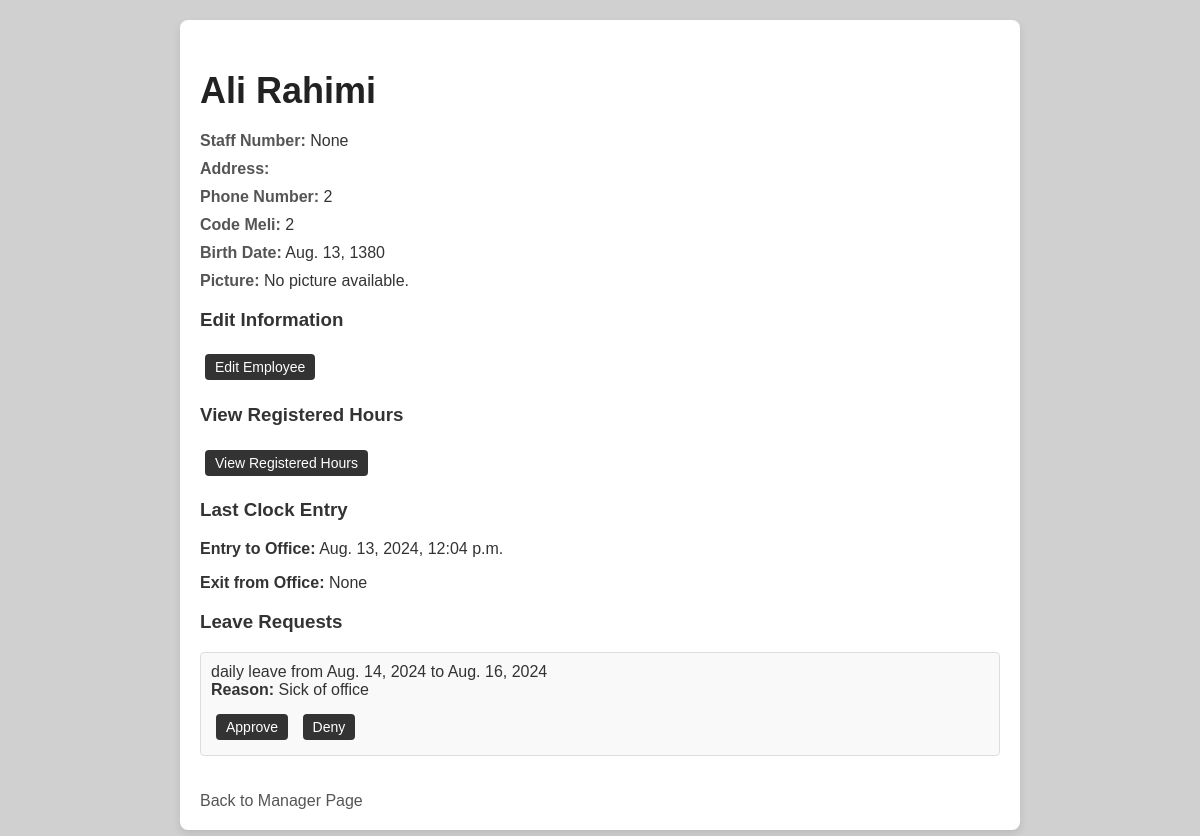
The app's page /employee/5/ (signed in), older data.
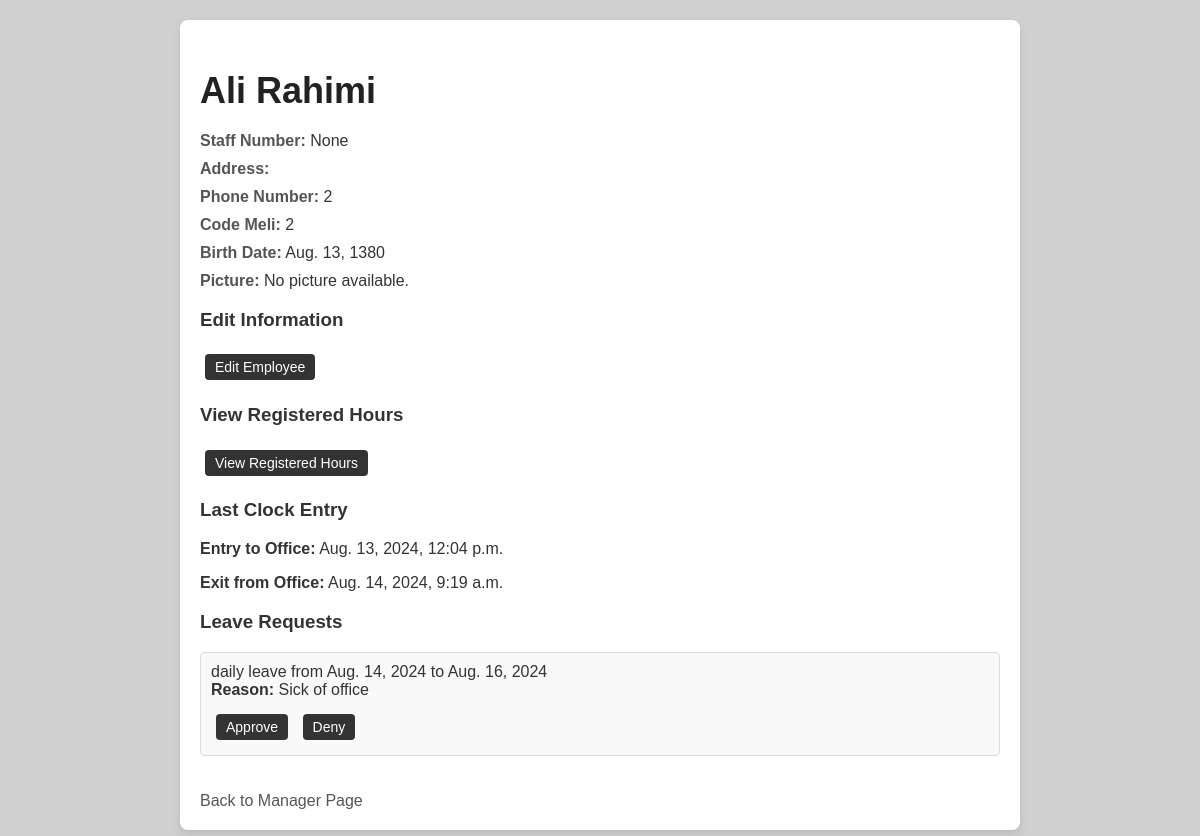
The same page, newer data.
### daftarMain/models.py (models this page shows, shortened)
class Clock(models.Model):
    entry_to_office = models.DateTimeField(null=True, blank=True)
    exit_from_office = models.DateTimeField(null=True, blank=True)
    is_reward_punishment = models.BooleanField(default=False)
    office_user = models.ForeignKey(OfficeUser, on_delete=models.CASCADE, null=True, blank=True) # remove null, blank = true
    projects = models.ManyToManyField('Project', related_name="clock_entries", blank=True)

### daftarMain/views.py (the view)
# urls.py: path('employee/<int:employee_id>/', views.employee_detail, name='employee_detail'),
@login_required
def employee_detail(request, employee_id):
    employee = get_object_or_404(OfficeUser, id=employee_id)
    last_clock_entry = Clock.objects.filter(office_user=employee).order_by('-entry_to_office').first()
    leave_requests = Leave.objects.filter(office_user=employee, approved=None).order_by('-start_date')
    context = {
        'employee': employee,
        'last_clock_entry': last_clock_entry,
        'leave_requests': leave_requests,
    }
    return render(request, 'employee_detail.html', context)

### daftarMain/templates/employee_detail.html (shortened to what this page needs)
<!DOCTYPE html>
<html lang="en">
<head>
</head>
<body>
    <div class="container">
        <h2>{{ employee.first_name }} {{ employee.last_name }}</h2>
        <div class="details">
            <p><strong>Staff Number:</strong> {{ employee.staff_number }}</p>
            <p><strong>Address:</strong> {{ employee.address }}</p>
            <p><strong>Phone Number:</strong> {{ employee.phone }}</p>
            <p><strong>Code Meli:</strong> {{ employee.code_meli }}</p>
            <p><strong>Birth Date:</strong> {{ employee.birth_date }}</p>
            {% if employee.staff_pic %}
                <p><strong>Picture:</strong></p>
                <img src="{{ employee.staff_pic.url }}" alt="{{ employee.first_name }}'s Picture" width="200">
            {% else %}
                <p><strong>Picture:</strong> No picture available.</p>
            {% endif %}
            <h3>Edit Information</h3>
            <a href="{% url 'edit_employee' employee.id %}" class="button">Edit Employee</a>
            <h3>View Registered Hours</h3>
            <a href="{% url 'registered_hours' employee.id %}" class="button">View Registered Hours</a>
        </div>
        <h3>Last Clock Entry</h3>
        {% if last_clock_entry %}
            <p><strong>Entry to Office:</strong> {{ last_clock_entry.entry_to_office }}</p>
            <p><strong>Exit from Office:</strong> {{ last_clock_entry.exit_from_office }}</p>
        {% else %}
            <p>No clock entries found.</p>
        {% endif %}
        <h3>Leave Requests</h3>
        <div class="leave-requests">
            {% if leave_requests %}
                <ul>
                    {% for leave in leave_requests %}
                    <li>
                        {{ leave.leave_type }} leave from
                        {% if leave.leave_type == 'daily' %}
                            {{ leave.start_date }}
                            to {{ leave.end_date }}
                        {% elif leave.leave_type == 'hourly' %}
                            {{ leave.start_time }}
                            to {{ leave.end_time }}
                        {% endif %} <br>
                        <strong>Reason:</strong> {{ leave.reason }} <br>
                        <div class="buttons">
                            <form method="post" action="{% url 'approve_leave' leave.id %}" style="display:inline;">
                                <button type="submit" class="button">Approve</button>
                            </form>
                            <form method="post" action="{% url 'deny_leave' leave.id %}" style="display:inline;">
                                <button type="submit" class="button">Deny</button>
                            </form>
                        </div>
                    </li>
                    {% endfor %}
                </ul>
            {% else %}
                <p>No leave requests found.</p>
            {% endif %}
        </div>
        <a href="{% url 'office_manager_page' %}" class="back-link">Back to Manager Page</a>
    </div>
</body>
</html>

Row changes from the older to the newer data that the page shows:
changed Clock: exit_from_office "None" → "Aug. 14, 2024, 9:19 a.m."
